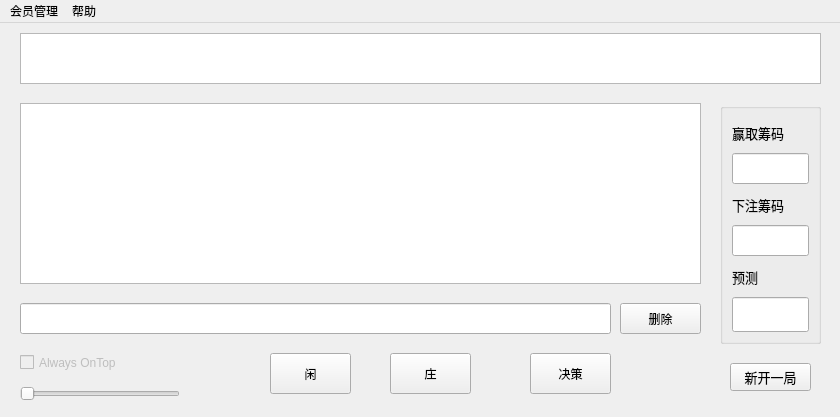
<?xml version="1.0" encoding="UTF-8"?>
<ui version="4.0">
 <class>MainWindow</class>
 <widget class="QMainWindow" name="MainWindow">
  <property name="geometry">
   <rect>
    <x>0</x>
    <y>0</y>
    <width>840</width>
    <height>417</height>
   </rect>
  </property>
  <property name="windowTitle">
   <string>MainWindow</string>
  </property>
  <widget class="QWidget" name="centralwidget">
   <widget class="QTableView" name="tableView">
    <property name="geometry">
     <rect>
      <x>20</x>
      <y>80</y>
      <width>681</width>
      <height>181</height>
     </rect>
    </property>
    <property name="editTriggers">
     <set>QAbstractItemView::NoEditTriggers</set>
    </property>
    <property name="selectionMode">
     <enum>QAbstractItemView::NoSelection</enum>
    </property>
    <attribute name="horizontalHeaderVisible">
     <bool>false</bool>
    </attribute>
    <attribute name="verticalHeaderVisible">
     <bool>false</bool>
    </attribute>
   </widget>
   <widget class="QLineEdit" name="inputLineEdit">
    <property name="geometry">
     <rect>
      <x>20</x>
      <y>280</y>
      <width>591</width>
      <height>31</height>
     </rect>
    </property>
    <property name="inputMethodHints">
     <set>Qt::ImhNone</set>
    </property>
   </widget>
   <widget class="QPushButton" name="playerButton">
    <property name="geometry">
     <rect>
      <x>270</x>
      <y>330</y>
      <width>81</width>
      <height>41</height>
     </rect>
    </property>
    <property name="text">
     <string>闲</string>
    </property>
   </widget>
   <widget class="QPushButton" name="bankerButton">
    <property name="geometry">
     <rect>
      <x>390</x>
      <y>330</y>
      <width>81</width>
      <height>41</height>
     </rect>
    </property>
    <property name="text">
     <string>庄</string>
    </property>
   </widget>
   <widget class="QGroupBox" name="groupBox">
    <property name="geometry">
     <rect>
      <x>720</x>
      <y>80</y>
      <width>101</width>
      <height>241</height>
     </rect>
    </property>
    <property name="title">
     <string/>
    </property>
    <property name="flat">
     <bool>true</bool>
    </property>
    <layout class="QVBoxLayout" name="verticalLayout">
     <item>
      <widget class="QLabel" name="label">
       <property name="font">
        <font>
         <family>幼圆</family>
         <pointsize>10</pointsize>
        </font>
       </property>
       <property name="text">
        <string>赢取筹码</string>
       </property>
      </widget>
     </item>
     <item>
      <widget class="QLineEdit" name="chipsLineEdit">
       <property name="font">
        <font>
         <family>幼圆</family>
         <pointsize>12</pointsize>
        </font>
       </property>
       <property name="readOnly">
        <bool>true</bool>
       </property>
      </widget>
     </item>
     <item>
      <widget class="QLabel" name="label_2">
       <property name="font">
        <font>
         <family>幼圆</family>
         <pointsize>10</pointsize>
        </font>
       </property>
       <property name="text">
        <string>下注筹码</string>
       </property>
      </widget>
     </item>
     <item>
      <widget class="QLineEdit" name="curChipLineEdit">
       <property name="font">
        <font>
         <family>幼圆</family>
         <pointsize>12</pointsize>
        </font>
       </property>
       <property name="readOnly">
        <bool>true</bool>
       </property>
      </widget>
     </item>
     <item>
      <widget class="QLabel" name="label_3">
       <property name="font">
        <font>
         <family>幼圆</family>
         <pointsize>10</pointsize>
        </font>
       </property>
       <property name="text">
        <string>预测</string>
       </property>
      </widget>
     </item>
     <item>
      <widget class="QLineEdit" name="finalPredictLineEdit">
       <property name="font">
        <font>
         <family>幼圆</family>
         <pointsize>14</pointsize>
         <weight>75</weight>
         <bold>true</bold>
        </font>
       </property>
       <property name="readOnly">
        <bool>true</bool>
       </property>
      </widget>
     </item>
    </layout>
   </widget>
   <widget class="QPushButton" name="restartButton">
    <property name="geometry">
     <rect>
      <x>730</x>
      <y>340</y>
      <width>81</width>
      <height>28</height>
     </rect>
    </property>
    <property name="font">
     <font>
      <family>幼圆</family>
      <pointsize>10</pointsize>
     </font>
    </property>
    <property name="text">
     <string>新开一局</string>
    </property>
   </widget>
   <widget class="QTableView" name="professionTableView">
    <property name="geometry">
     <rect>
      <x>20</x>
      <y>420</y>
      <width>681</width>
      <height>191</height>
     </rect>
    </property>
    <property name="editTriggers">
     <set>QAbstractItemView::NoEditTriggers</set>
    </property>
    <property name="selectionMode">
     <enum>QAbstractItemView::NoSelection</enum>
    </property>
    <attribute name="horizontalHeaderVisible">
     <bool>false</bool>
    </attribute>
    <attribute name="verticalHeaderVisible">
     <bool>false</bool>
    </attribute>
   </widget>
   <widget class="QPushButton" name="strategyButton">
    <property name="geometry">
     <rect>
      <x>530</x>
      <y>330</y>
      <width>81</width>
      <height>41</height>
     </rect>
    </property>
    <property name="text">
     <string>决策</string>
    </property>
   </widget>
   <widget class="QCheckBox" name="ontopCheckBox">
    <property name="enabled">
     <bool>false</bool>
    </property>
    <property name="geometry">
     <rect>
      <x>20</x>
      <y>330</y>
      <width>131</width>
      <height>19</height>
     </rect>
    </property>
    <property name="text">
     <string>Always OnTop</string>
    </property>
   </widget>
   <widget class="QPushButton" name="backspaceButton">
    <property name="geometry">
     <rect>
      <x>620</x>
      <y>280</y>
      <width>81</width>
      <height>31</height>
     </rect>
    </property>
    <property name="text">
     <string>删除</string>
    </property>
   </widget>
   <widget class="QTextBrowser" name="textBrowser">
    <property name="geometry">
     <rect>
      <x>20</x>
      <y>10</y>
      <width>801</width>
      <height>51</height>
     </rect>
    </property>
   </widget>
   <widget class="QSlider" name="horizontalSlider">
    <property name="geometry">
     <rect>
      <x>20</x>
      <y>360</y>
      <width>160</width>
      <height>22</height>
     </rect>
    </property>
    <property name="minimum">
     <number>1</number>
    </property>
    <property name="maximum">
     <number>10</number>
    </property>
    <property name="pageStep">
     <number>1</number>
    </property>
    <property name="orientation">
     <enum>Qt::Horizontal</enum>
    </property>
   </widget>
  </widget>
  <widget class="QMenuBar" name="menubar">
   <property name="geometry">
    <rect>
     <x>0</x>
     <y>0</y>
     <width>840</width>
     <height>23</height>
    </rect>
   </property>
   <widget class="QMenu" name="menu">
    <property name="title">
     <string>会员管理</string>
    </property>
    <addaction name="action"/>
    <addaction name="actionVIP"/>
    <addaction name="separator"/>
    <addaction name="action_exit"/>
   </widget>
   <widget class="QMenu" name="menu_3">
    <property name="title">
     <string>帮助</string>
    </property>
   </widget>
   <addaction name="menu"/>
   <addaction name="menu_3"/>
  </widget>
  <action name="action">
   <property name="text">
    <string>账户设置</string>
   </property>
  </action>
  <action name="actionVIP">
   <property name="text">
    <string>VIP充值</string>
   </property>
  </action>
  <action name="action_exit">
   <property name="text">
    <string>退出</string>
   </property>
  </action>
  <action name="action_2">
   <property name="text">
    <string>账户设置</string>
   </property>
  </action>
  <action name="actionVIP_2">
   <property name="text">
    <string>VIP充值</string>
   </property>
  </action>
 </widget>
 <resources/>
 <connections>
  <connection>
   <sender>action_exit</sender>
   <signal>triggered()</signal>
   <receiver>MainWindow</receiver>
   <slot>close()</slot>
   <hints>
    <hint type="sourcelabel">
     <x>-1</x>
     <y>-1</y>
    </hint>
    <hint type="destinationlabel">
     <x>420</x>
     <y>357</y>
    </hint>
   </hints>
  </connection>
 </connections>
</ui>
